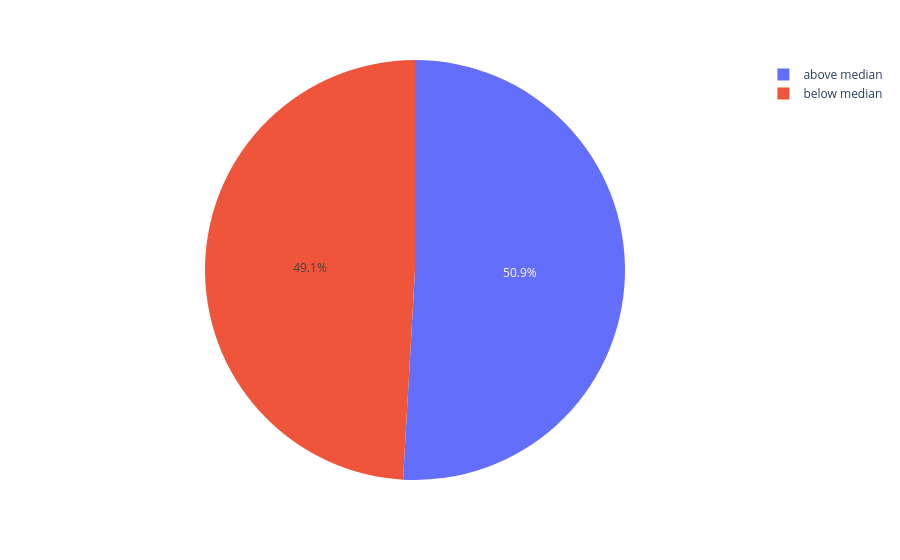

This figure's notebook cell:
### Code cell
avdfhome['price median'] = avdfhome['price'].map(lambda x: 'above median' if x  > 315.5 else 'below median')
pricev = avdfhome.groupby('price median')['price'].count()
fig = px.pie(pricev, values= pricev.values, names= pricev.index)
fig.show()
fig.write_image("my_1.png")

### Figure 1 — Plotly figure (JSON) as saved in the notebook; plotly's stock layout.template omitted (floating-point values rounded to 4 significant figures)
{"data": [{"domain": {"x": [0, 1], "y": [0, 1]}, "hovertemplate": "label=%{label}<br>value=%{value}<extra></extra>", "labels": ["above median", "below median"], "legendgroup": "", "name": "", "showlegend": true, "type": "pie", "values": [8577, 8272]}], "layout": {"legend": {"tracegroupgap": 0}, "margin": {"t": 60}}}
